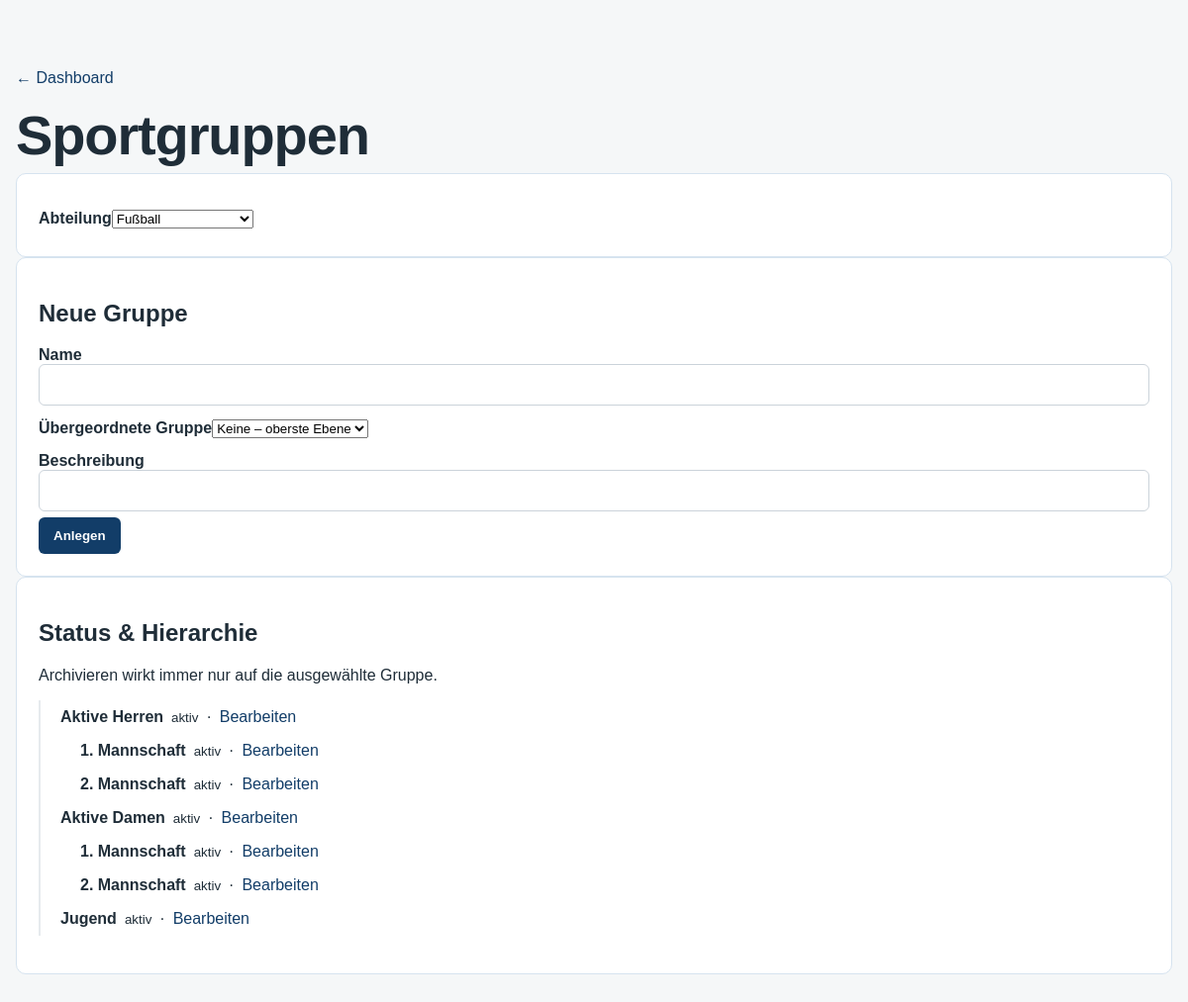
The app's page /admin/groups/?department=1 (signed in) with its own data.
### tables this page shows
CREATE TABLE groups (
 id INTEGER PRIMARY KEY AUTOINCREMENT, department_id INTEGER NOT NULL, parent_id INTEGER,
 name TEXT NOT NULL, slug TEXT NOT NULL, description TEXT, sort_order INTEGER DEFAULT 0, active INTEGER DEFAULT 1
);

### src/bootstrap-local.php (called while the page is built, shortened)
<?php
$config = require __DIR__ . '/../config/local.php';
function db(): PDO
{
    static $pdo;
    global $config;
    if ($pdo instanceof PDO)
        return $pdo;
    $pdo = new PDO('sqlite:' . $config['db']['path']);
    $pdo->setAttribute(PDO::ATTR_ERRMODE, PDO::ERRMODE_EXCEPTION);
    $pdo->setAttribute(PDO::ATTR_DEFAULT_FETCH_MODE, PDO::FETCH_ASSOC);
    return $pdo;
}
function e(?string $v): string
{
    return htmlspecialchars($v ?? '', ENT_QUOTES | ENT_SUBSTITUTE, 'UTF-8');
}

### public/admin/groups/index.php (the view, shortened to what this page needs)
<?php
require __DIR__ . '/../../../src/bootstrap-local.php';
$department = (int) ($_GET['department'] ?? $_POST['department'] ?? 0);
$current = null;
$deps = db()->query("SELECT id,name FROM departments WHERE active=1 ORDER BY sort_order,name")->fetchAll();
$groups = [];
if ($department) {
  $s = db()->prepare("SELECT * FROM groups WHERE department_id=? ORDER BY sort_order,name");
  $s->execute([$department]);
  $groups = $s->fetchAll();
}
function tree($items, $parent = null, $level = 0)
{
  foreach ($items as $g) {
    if (($g['parent_id'] ?? null) === $parent) {
      echo '<li style="margin-left:' . ($level * 20) . 'px"><strong>' . e($g['name']) . '</strong> <small>' . ($g['active'] ? 'aktiv' : 'archiviert') . '</small> · <a href="/admin/groups/?id=' . $g['id'] . '">Bearbeiten</a></li>';
    }
  }
}
?>
<!doctype html>
<html lang="de">
<head>
  <link rel="stylesheet" href="/assets/admin.css">
</head>
<body>
  <main class="wrap">
    <p><a href="/admin/">← Dashboard</a></p>
    <h1>Sportgruppen</h1>
    <section class="create">
      <form method="get"><label>Abteilung<select name="department" onchange="this.form.submit()">
            <option value="0">Bitte wählen</option><?php foreach ($deps as $d): ?>
              <option value="<?= $d['id'] ?>" <?= $department === $d['id'] ? 'selected' : '' ?>><?= e($d['name']) ?></option>
            <?php endforeach; ?>
          </select></label></form>
    </section>
    <?php if ($department && !$current): ?>
      <section class="create">
        <h2>Neue Gruppe</h2>
        <form method="post"><input type="hidden" name="csrf" value="<?= e(csrf()) ?>"><input type="hidden" name="action"
            value="create"><input type="hidden" name="department" value="<?= $department ?>"><label>Name<input name="name"
              required></label><label>Übergeordnete Gruppe<select name="parent_id">
              <option value="0">Keine – oberste Ebene</option><?php foreach ($groups as $g):
                if ($g['active']): ?>
                  <option value="<?= $g['id'] ?>"><?= e($g['name']) ?></option><?php endif; endforeach; ?>
            </select></label><label>Beschreibung<input name="description"></label><button>Anlegen</button></form>
      </section><?php endif; ?>
    <section class="dept">
      <h2>Status & Hierarchie</h2>
      <p>Archivieren wirkt immer nur auf die ausgewählte Gruppe.</p>
      <ul class="tree"><?php tree($groups); ?></ul>
    </section>
  </main>
</body>
</html>

### public/assets/admin.css (style rules this page uses)
:root { --bg: #f5f7f8; --surface: #fff; --text: #1f2d38; --muted: #6a7480; --primary: #123d68; --border: #d6e3ef; --danger: #a52a2a; --accent-soft: #e8f1f8; }
* { box-sizing: border-box; }
body { margin: 0; background: var(--bg); color: var(--text); font-family: Arial, Helvetica, sans-serif; }
a { color: var(--primary); text-decoration: none; }
.wrap { width: min(1180px, calc(100% - 32px)); max-width: 1180px; margin: auto; }
main { padding: 54px 0; }
h1 { font-size: clamp(2rem, 5vw, 3.5rem); margin: 0.1em 0; font-weight: 800; letter-spacing: -0.02em; }
.button, button { background: var(--primary); color: #fff; border: 0; border-radius: 6px; padding: 11px 15px; font-weight: 700; cursor: pointer; box-shadow: none !important; }
.formgrid input, .formgrid select, .create input, .create textarea, .admin-block input[type="text"], .admin-block input:not([type]), .admin-block textarea, .authbox input, .match-fields input { width: 100%; padding: 11px; border: 1px solid #cbd3da; border-radius: 6px; font: inherit; background: #fff; }
.create label, .admin-block label, .authbox label { display: block; font-weight: 700; margin: 14px 0 6px; }
.stats > div, .dept, .create, .admin-block, .card, .authbox { background: #fff; border: 1px solid var(--border); border-radius: 10px; padding: 22px; }
.tree { list-style: none; padding-left: 20px; border-left: 2px solid #e6eaee; }
.tree li { padding: 8px 0; display: flex; gap: 8px; align-items: center; flex-wrap: wrap; }

### records on screen
groups: name "Aktive Herren", active "aktiv"
groups: name "1. Mannschaft", active "aktiv"
groups: name "2. Mannschaft", active "aktiv"
groups: name "Aktive Damen", active "aktiv"
groups: name "1. Mannschaft", active "aktiv"
groups: name "2. Mannschaft", active "aktiv"
groups: name "Jugend", active "aktiv"

### other values on screen
form field department "Fußball"
